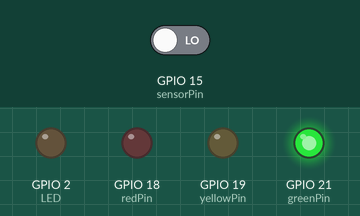
The sketch below on a simulated ESP32. Parts: output pins drawn as LEDs (lit = HIGH). The test bench sets the inputs (shaded band); at power-on: GPIO 15 (sensorPin) LOW. WiFi joins after 1.5 s; servers stay silent unless stated; no MQTT or app messages arrive unless stated; what the sketch prints to the serial monitor is not drawn.

Above: at 2.7 s.
2.8 s: GPIO 15 (sensorPin) driven HIGH
At 10.8 s:
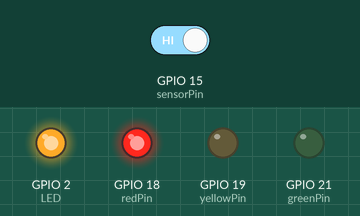
23.0 s: GPIO 15 (sensorPin) driven LOW
At 27.4 s:
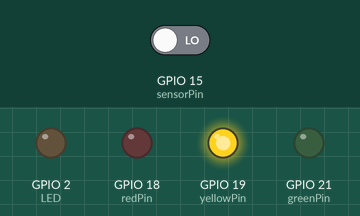
At 30.9 s:
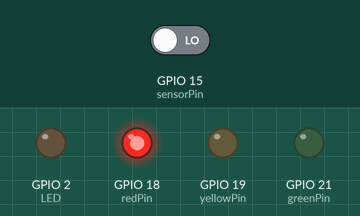
Timing chart, 0 to 46.1 s (numbered marks = the images above; inputs shaded):
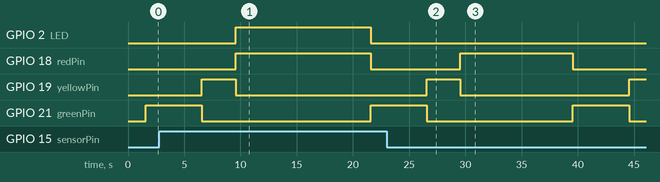

Measured:
- after the input at 2.8 s, GPIO 2 (LED): LOW → HIGH after 6.8 s, → LOW 12.0 s later
- after the input at 23.0 s, GPIO 2 (LED): stays LOW (without the input it goes to HIGH after 6.6 s)

The sketch:

MQTT_BTR_Sender__Traffic_Light_and_Sensor_.ino
```cpp
#include <WiFi.h>
#include <PubSubClient.h>

#define LED 2

const char* ssid = "BubbleGum";
const char* password = "12345678";
const char* mqtt_server = "broker.emqx.io";
const char* mqtt_topic = "thesisviolation";
const char* mqtt_username = "emqx";
const char* mqtt_password = "public";
const int mqtt_port = 1883;

WiFiClient espClient;
PubSubClient client(espClient);

void setup_wifi() {
  delay(10);
  Serial.println();
  Serial.print("Connecting to ");
  Serial.println(ssid);
  WiFi.begin(ssid, password);
  while (WiFi.status() != WL_CONNECTED) {
    delay(500);
    Serial.print(".");
  }
  Serial.println("");
  Serial.println("WiFi connected");
  Serial.println("IP address: ");
  Serial.println(WiFi.localIP());
}

void reconnect() {
  while (!client.connected()) {
    //Serial.print("Attempting MQTT connection...");
    if (client.connect("btr_publisher", mqtt_username, mqtt_password)) {
      //Serial.println("connected");
    } else {
      Serial.print("failed, rc=");
      Serial.print(client.state());
      Serial.println(" try again in 1.5 seconds");
      delay(1500);
    }
  }
}

const int redPin = 18, yellowPin = 19, greenPin = 21, sensorPin = 15;
void setup() {
  WiFi.setSleep(false);
  Serial.begin(115200);
  setup_wifi();
  client.setServer(mqtt_server, mqtt_port);

  pinMode(sensorPin, INPUT);
  pinMode(redPin, OUTPUT);
  pinMode(yellowPin, OUTPUT);
  pinMode(greenPin, OUTPUT);
  pinMode(LED, OUTPUT);
}

void loop() {
  if (!client.connected()) {
    reconnect();
  }
  else{
    digitalWrite(greenPin, HIGH);
    //Serial.println("Client state GREEN" + String(client.state()));
    delay(5000);
    digitalWrite(greenPin, LOW);
    digitalWrite(yellowPin, HIGH);
    //Serial.println("Client state YELLOW" + String(client.state()));
    delay(3000);
    digitalWrite(yellowPin, LOW);
    digitalWrite(redPin, HIGH);

    unsigned long runningTime = millis();
    while(true){
      if (!client.connected()){
        reconnect();
      }
      else{
        // read motion sensor and publish a message if motion is detected
        //Serial.println("Client state RED LIGHT" + String(client.state()));
        //Serial.println(digitalRead(sensorPin));
        if (digitalRead(sensorPin) == HIGH) {
          client.publish(mqtt_topic, "1 btr");
          //Serial.println("Client state SIGNAL READING LOOP" + String(client.state()));
          //Serial.println("Published");
          digitalWrite(LED, HIGH);
          delay(3000);
          digitalWrite(LED, LOW);
        }
      }
      unsigned long currentTime = millis();
      //Serial.println("Running time: " + String(runningTime));
      //Serial.println("Current time: " + String(currentTime));
      //Serial.println("Time difference: "+ String(currentTime-runningTime));
      if (currentTime - runningTime >= 10000){
        break;
      }
    }
    digitalWrite(redPin, LOW);
    }
  client.loop();
}
```
